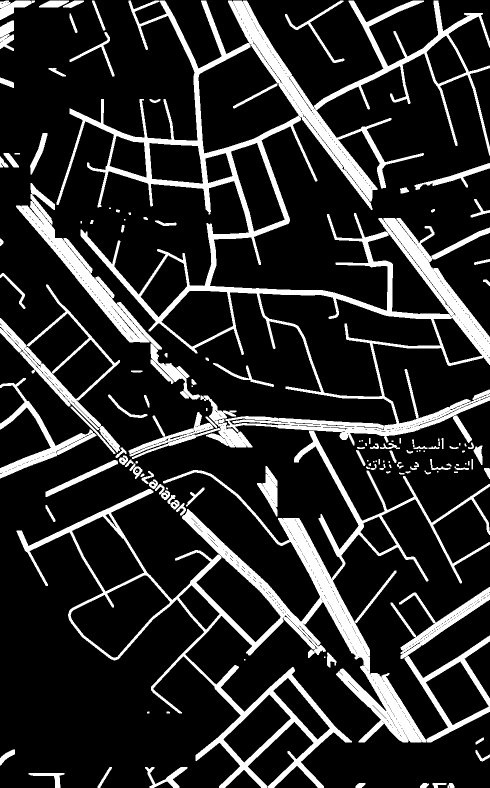
#> input picture identity_pack/mapdata/roads_all.png, 980 x 1575 px (shown at 1/2 size)
$ python -i real_map.py   (imports and definitions only)
#> lines starting #> are read from the running program, lines starting #| are printed output that depends on the picture; after the words box and inside, x2 and y2 are one past the last pixel; in counts of white or black regions, pixels touching at a corner belong together
"""Real street geometry of the office area (extracted from the supplied map screenshot) rendered in the
Tripoli-B identity: flat, or 3-D (extruded city blocks + perspective tilt)."""
import math, random
import numpy as np
from PIL import Image, ImageDraw, ImageFilter, ImageChops
from scipy import ndimage as ndi

PIN = (595, 965)                                   # office, in cropped-mask coordinates (980 x 1575)
SCALE_PX_PER_M = 1.2                               # from the screenshot's 100 m scale bar
LANDMARKS = [                                      # names read from the supplied screenshot
    dict(name="مستشفى الساقية التخصصي", pos=(770, 405)),
    dict(name="شنابو زناتة الجديدة", pos=(272, 713)),
    dict(name="ليبيا توزيع - فرع زناتة الجديدة", pos=(465, 785)),
    dict(name="درب السبيل لخدمات التوصيل", pos=(940, 905)),
    dict(name="مقهى الحاج فتحي", pos=(768, 1313)),
    dict(name="بيتزا السمعة", pos=(130, 440)),
]

def distance_m(pos):
    return math.hypot(pos[0] - PIN[0], pos[1] - PIN[1]) / SCALE_PX_PER_M

def _roads():
    m = Image.open("mapdata/roads_all.png").convert("L")
#> m is the input picture: PIL image 980x1575 L; 16.3% white; 137 white regions (27 under 20 px), largest, box (x1, y1, x2, y2) and area: (113, 1, 980, 895) 108228, (33, 862, 980, 1575) 82472, (32, 366, 400, 799) 16063
    d = ImageDraw.Draw(m)
    for e in [(700, 860, 975, 975)]:               # leftover grey label "درب السبيل ..." (cropped coords)
        d.rectangle(e, fill=0)
    m = m.filter(ImageFilter.MaxFilter(5)).filter(ImageFilter.MinFilter(5))      # close tiny gaps
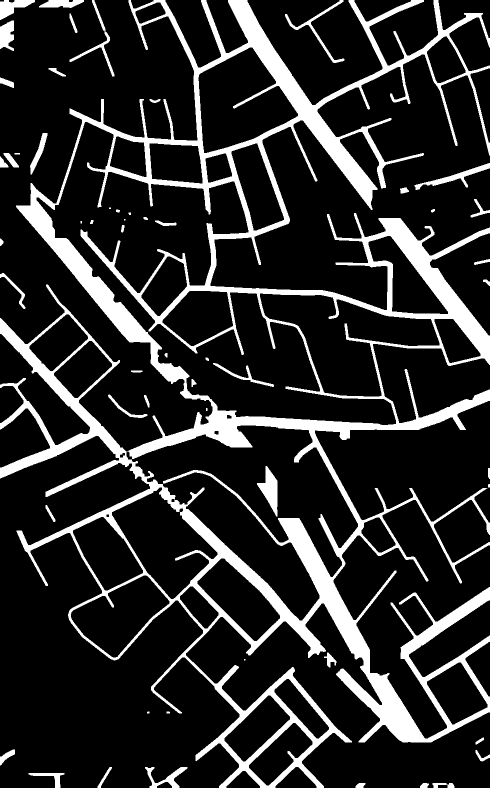
#> m: PIL image 980x1575 L (shown at 1/2 size); 16.6% white; 56 white regions (6 under 20 px), largest, box (x1, y1, x2, y2) and area: (0, 0, 980, 1575) 236375, (514, 932, 555, 1033) 1950, (829, 326, 980, 380) 1634
    return m

# [35 lines left out: functions _major, window_for, _crop, not called in this run]

def to_out(win, scale):
    return lambda p: ((p[0] - win[0]) * scale, (p[1] - win[1]) * scale)

# ---------------------------------------------------------------------------------------- flat
# [140 lines left out: functions flat, _homography, iso, not called in this run]

def ImageChops_sub(a, b):
    from PIL import ImageChops
    return ImageChops.subtract(a, b)

>>> result = _roads()
